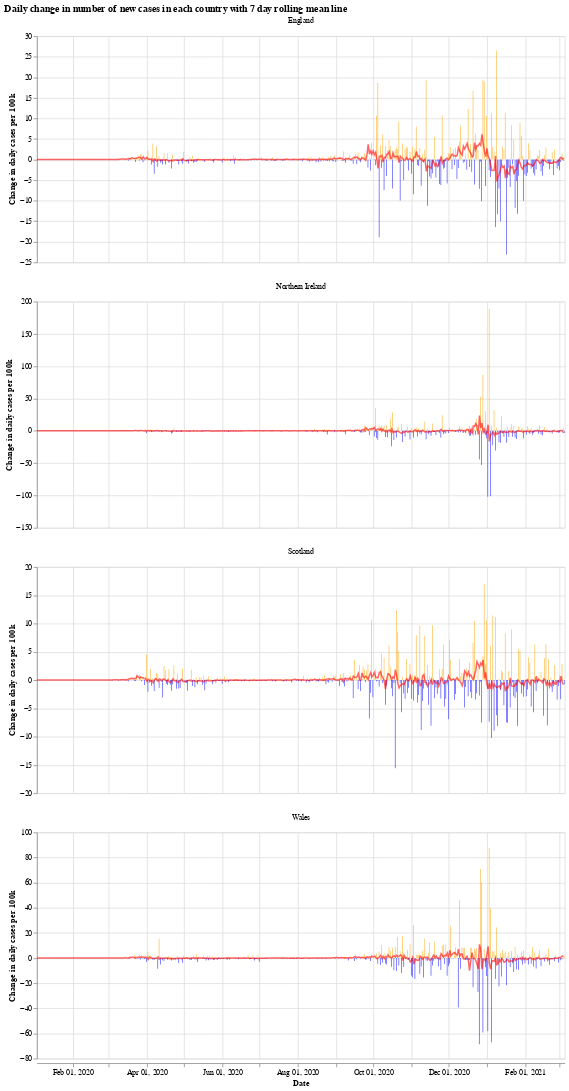

Source (notebook cell):
### Markdown cell above
We will use the Python library `Altair` for visualising the data, see the [altair docs](https://altair-viz.github.io/) for more information.

First we have a graph which shows the daily change in the number of new cases for each country. This number jumps up and down all over the place, which is likely due to delay in reporting of new cases over the weekend. Another interesting thing is that it looks like the daily cases in Wales experienced a much shorter period of calm over the summer (calm in the sense of daily cases not jumping up and down).

The orange bars are days when the number of new cases (per 100k population) was more than the previous day, while the blue are days when the number of new cases dropped. The red line is the 7 day moving average. 

When the moving average line is below 0, it means that there is a consistent drop in new cases. We can see this clearly happening around the times that lockdowns were introduced (though, to varying degrees). I will update the graphs soon with a marker of when each lockdown started.

### Code cell
# collapse
import altair as alt

bars = alt.Chart(uk_cases).mark_bar().encode(
    x=alt.X("yearmonthdate(date):T", axis=alt.Axis(title='Date')),
    y=alt.Y("casesChangeRate:Q", axis=alt.Axis(title='Change in daily cases per 100k')),
    tooltip='casesChange',
    color=alt.condition(
        alt.datum.casesChangeRate > 0,
        alt.value("orange"),  # The positive color
        alt.value("blue")  # The negative color
    )
).properties(title='Daily change in number of new cases with 7 day rolling mean',width=700).interactive()

line = alt.Chart(uk_cases).mark_line(
    color='red',
    size=2,
    opacity=0.6
).transform_window(
    rolling_mean='mean(casesChangeRate)',
    frame=[0, 7],
    groupby=['areaName']
).encode(
    x='yearmonthdate(date):T',
    y='rolling_mean:Q'
)

alt.layer(bars, line, data=uk_cases).facet(alt.Column(
    'areaName', title=''), columns=1).resolve_scale(y='independent').properties(title='Daily change in number of new cases in each country with 7 day rolling mean line')

### Figure 1 — Vega-Lite specification as saved in the notebook (floating-point values rounded to 4 significant figures; data arrays with more than 128 entries replaced by an {"elided": "..."} marker saying what was removed)
{"config": {"view": {"continuousWidth": 400, "continuousHeight": 300}}, "data": {"name": "data-20faa54b875e672cdf254c43a899471c"}, "facet": {"type": "nominal", "field": "areaName", "title": ""}, "spec": {"layer": [{"mark": "bar", "encoding": {"color": {"condition": {"value": "orange", "test": "(datum.casesChangeRate > 0)"}, "value": "blue"}, "tooltip": {"type": "quantitative", "field": "casesChange"}, "x": {"type": "temporal", "axis": {"title": "Date"}, "field": "date", "timeUnit": "yearmonthdate"}, "y": {"type": "quantitative", "axis": {"title": "Change in daily cases per 100k"}, "field": "casesChangeRate"}}, "selection": {"selector001": {"type": "interval", "bind": "scales", "encodings": ["x", "y"]}}, "title": "Daily change in number of new cases with 7 day rolling mean", "width": 700}, {"mark": {"type": "line", "color": "red", "opacity": 0.6, "size": 2}, "encoding": {"x": {"type": "temporal", "field": "date", "timeUnit": "yearmonthdate"}, "y": {"type": "quantitative", "field": "rolling_mean"}}, "transform": [{"window": [{"op": "mean", "field": "casesChangeRate", "as": "rolling_mean"}], "frame": [0, 7], "groupby": ["areaName"]}]}]}, "columns": 1, "resolve": {"scale": {"y": "independent"}}, "title": "Daily change in number of new cases in each country with 7 day rolling mean line", "$schema": "https://vega.github.io/schema/vega-lite/v4.8.1.json", "datasets": {"data-20faa54b875e672cdf254c43a899471c": {"elided": "1708 records"}}}
